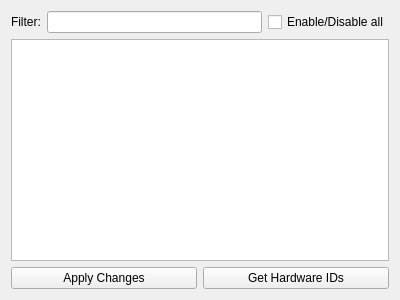
<?xml version="1.0" encoding="UTF-8"?>
<ui version="4.0">
 <class>OpenRGBSupportedDevicesPage</class>
 <widget class="QWidget" name="OpenRGBSupportedDevicesPage">
  <property name="geometry">
   <rect>
    <x>0</x>
    <y>0</y>
    <width>400</width>
    <height>300</height>
   </rect>
  </property>
  <property name="windowTitle">
   <string notr="true">Supported Devices Page</string>
  </property>
  <layout class="QVBoxLayout" name="verticalLayout">
   <item>
    <layout class="QHBoxLayout" name="horizontalLayout">
     <item>
      <widget class="QLabel" name="label">
       <property name="text">
        <string>Filter:</string>
       </property>
      </widget>
     </item>
     <item>
      <widget class="QLineEdit" name="Filter"/>
     </item>
     <item>
      <widget class="QCheckBox" name="ToggleAllCheckbox">
       <property name="text">
        <string>Enable/Disable all</string>
       </property>
      </widget>
     </item>
    </layout>
   </item>
   <item>
    <widget class="QTableView" name="SupportedDevicesTable"/>
   </item>
   <item>
    <layout class="QHBoxLayout" name="ButtonsLayout">
     <item>
      <widget class="QPushButton" name="SaveButton">
       <property name="text">
        <string>Apply Changes</string>
       </property>
      </widget>
     </item>
     <item>
      <widget class="QPushButton" name="GetHardwareIDsButton">
       <property name="text">
        <string>Get Hardware IDs</string>
       </property>
      </widget>
     </item>
    </layout>
   </item>
  </layout>
 </widget>
 <resources/>
 <connections/>
</ui>
